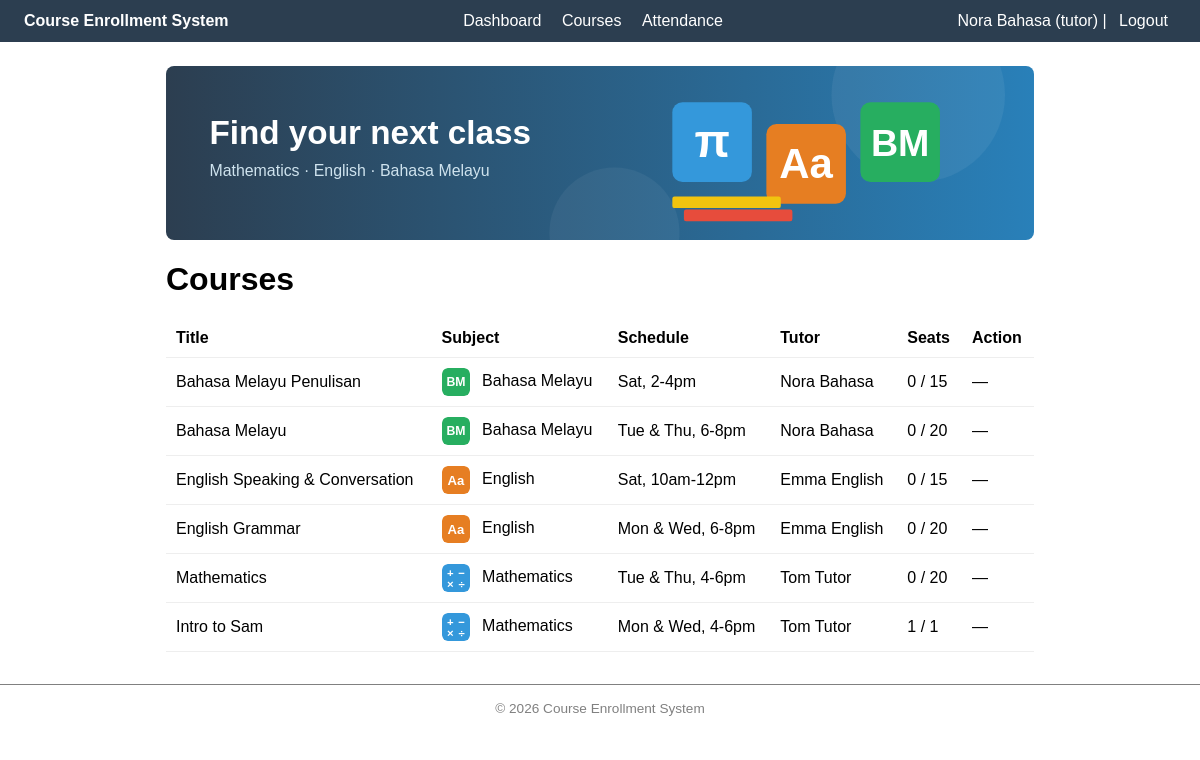
Page /courses.php (signed in) on the committed database.
### tables this page shows
CREATE TABLE courses (
    id INT UNSIGNED AUTO_INCREMENT PRIMARY KEY,
    title VARCHAR(150) NOT NULL,
    subject VARCHAR(100) NOT NULL,
    schedule VARCHAR(100) NOT NULL,
    tutor_id INT UNSIGNED NOT NULL,
    max_seats INT UNSIGNED NOT NULL DEFAULT 20,
    created_at TIMESTAMP NOT NULL DEFAULT CURRENT_TIMESTAMP,
    CONSTRAINT fk_courses_tutor
        FOREIGN KEY (tutor_id) REFERENCES users(id)
        ON DELETE RESTRICT ON UPDATE CASCADE,
    INDEX idx_courses_tutor (tutor_id)
);

CREATE TABLE users (
    id INT UNSIGNED AUTO_INCREMENT PRIMARY KEY,
    name VARCHAR(100) NOT NULL,
    email VARCHAR(190) NOT NULL UNIQUE,
    password VARCHAR(255) NOT NULL,
    role ENUM('admin', 'tutor', 'student') NOT NULL,
    created_at TIMESTAMP NOT NULL DEFAULT CURRENT_TIMESTAMP
);

### courses.php (the view, shortened to what this page needs)
<?php
require_once __DIR__ . '/header.php';
    ?>
    <?php
$courses = $pdo->query("
    SELECT c.*, u.name AS tutor_name,
           (SELECT COUNT(*) FROM enrollments e WHERE e.course_id = c.id) AS seats_taken
    FROM courses c
    JOIN users u ON c.tutor_id = u.id
    ORDER BY c.id DESC
")->fetchAll();
$subjectIcons = [
    'Mathematics' => 'images/subject-math.svg',
    'English' => 'images/subject-english.svg',
    'Bahasa Melayu' => 'images/subject-bm.svg',
];
?>
<img src="images/courses-banner.svg" alt="Find your next class: Mathematics, English and Bahasa Melayu" class="page-banner">
<h1>Courses</h1>
<?php if (empty($courses)): ?>
    <p>No courses available.</p>
<?php else: ?>
<table>
    <tr>
        <th>Title</th><th>Subject</th><th>Schedule</th><th>Tutor</th><th>Seats</th><th>Action</th>
    </tr>
    <?php foreach ($courses as $c): ?>
        <tr>
            <td><?= htmlspecialchars($c['title'], ENT_QUOTES, 'UTF-8') ?></td>
            <td>
                <img src="<?= $subjectIcons[$c['subject']] ?? 'images/subject-default.svg' ?>" alt="" class="subject-icon">
                <?= htmlspecialchars($c['subject'], ENT_QUOTES, 'UTF-8') ?>
            </td>
            <td><?= htmlspecialchars($c['schedule'], ENT_QUOTES, 'UTF-8') ?></td>
            <td><?= htmlspecialchars($c['tutor_name'], ENT_QUOTES, 'UTF-8') ?></td>
            <td><?= (int) $c['seats_taken'] ?> / <?= (int) $c['max_seats'] ?></td>
            <td>
                <?php if ($role === 'admin'): ?>
                    <a href="courses.php?view=students&amp;course_id=<?= (int) $c['id'] ?>">View Students</a> |
                    <a href="courses.php?view=edit&amp;course_id=<?= (int) $c['id'] ?>">Edit</a> |
                    <a href="courses.php?delete=<?= (int) $c['id'] ?>" onclick="return confirm('Delete this course?')">Delete</a>
                <?php elseif ($role === 'guest'): ?>
                    <a href="auth/login.php">Login to enroll</a>
                <?php else: ?>
                    —
                <?php endif; ?>
            </td>
        </tr>
    <?php endforeach; ?>
</table>
<?php endif; ?>
<?php require __DIR__ . '/footer.php'; ?>

### style.css (style rules this page uses)
* { box-sizing: border-box; }
body { font-family: Arial, sans-serif; margin: 0; max-width: 100%; background-color: #fff; color: black; }
table { width: 100%; border-collapse: collapse; background: white; }
th, td { padding: 10px; border-bottom: 1px solid #eee; text-align: left; }
th { background: #fff; }
.page-banner { width: 100%; display: block; border-radius: 8px; margin-bottom: 16px; }
.subject-icon { width: 28px; height: 28px; vertical-align: middle; margin-right: 8px; border-radius: 6px; }

### rows in the picture
courses: title "Bahasa Melayu Penulisan", subject "Bahasa Melayu", schedule "Sat, 2-4pm", tutor.name "Nora Bahasa", seats_taken "0", max_seats "15"
courses: title "Bahasa Melayu", subject "Bahasa Melayu", schedule "Tue & Thu, 6-8pm", tutor.name "Nora Bahasa", seats_taken "0", max_seats "20"
courses: title "English Speaking & Conversation", subject "English", schedule "Sat, 10am-12pm", tutor.name "Emma English", seats_taken "0", max_seats "15"
courses: title "English Grammar", subject "English", schedule "Mon & Wed, 6-8pm", tutor.name "Emma English", seats_taken "0", max_seats "20"
courses: title "Mathematics", subject "Mathematics", schedule "Tue & Thu, 4-6pm", tutor.name "Tom Tutor", seats_taken "0", max_seats "20"
courses: title "Intro to Sam", subject "Mathematics", schedule "Mon & Wed, 4-6pm", tutor.name "Tom Tutor", seats_taken "1", max_seats "1"

### other values in the picture
$name "Nora Bahasa"
$role "tutor"
